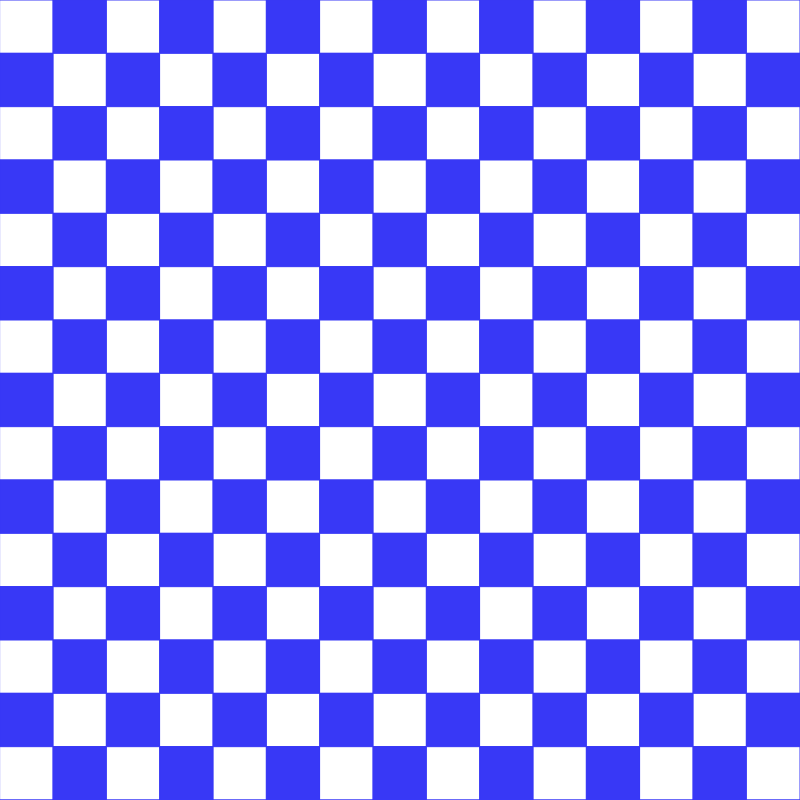
Frame 1 (no input)
Frame 60 (no input): identical to frame 1, image omitted
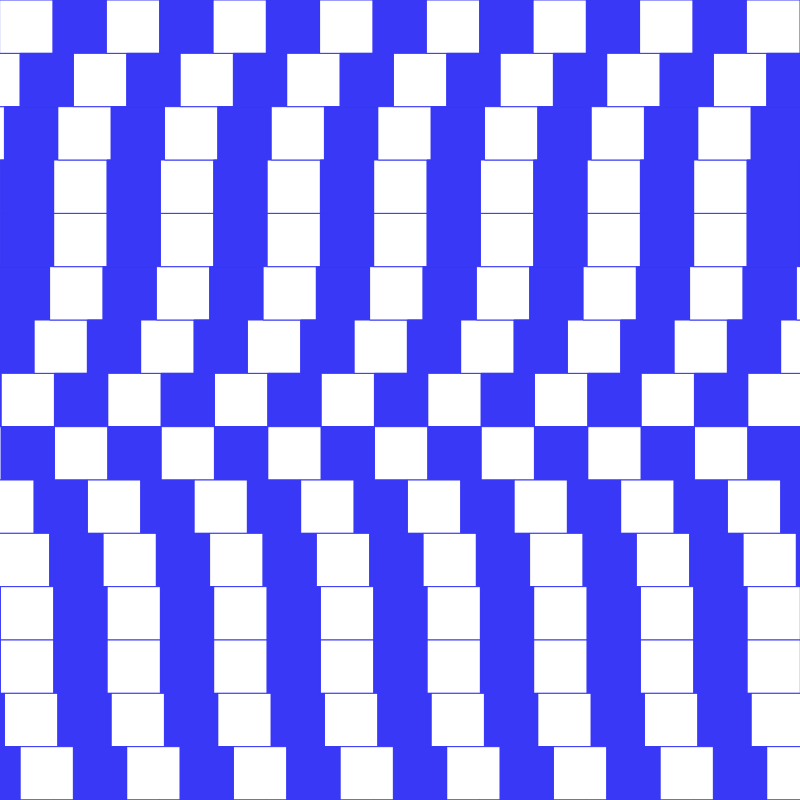
Frame 120 (the mouse pressed at the canvas centre since frame 60)

The p5.js sketch that drew these frames (run headless with seeded random() and noise() and a simulated clock; from frame 60 on, the mouse is pressed at the canvas centre):

// p5.js sketch
// ── sketch.js
let col = ['#ffffff', '#3838f6'];

let num = 15;
let margin = 0;
let sz;

let sclVal, angle;

function setup(){
  createCanvas(800, 800);
  sz = (width - margin*2) / num;
  angle = 0;
}

function draw(){
  background(col[1]);

  let gap = 10;
  translate(-sz *gap, 0);
  
  for(let i=0; i<num+gap; i++){
    let x = margin + i * sz;
    for(let j=0; j<=num; j++){
      let y = margin + j * sz;

      sclVal = (mouseX /5) / 1.5 ; //+ noise(j)*20
      
      x += (sin(angle) * sclVal) ;    

      if(j % 2 === 0){
        if(i % 2 === 0){
          fill(col[0]);
        } else if(i % 2 === 1){
          fill(col[1]);
        }
      } else {
        if(i % 2 === 0){
          fill(col[1]);
        } else if(i % 2 === 1){
          fill(col[0]);
        }
      }

      // noStroke();
      stroke(col[1]);
      rect(x, y, sz);
      //circle(x,y,sz);

      angle += PI/8; //5
      
    } 
  }
}
